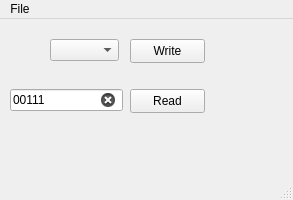
<?xml version="1.0" encoding="UTF-8"?>
<ui version="4.0">
 <class>MainWindow</class>
 <widget class="QMainWindow" name="MainWindow">
  <property name="geometry">
   <rect>
    <x>0</x>
    <y>0</y>
    <width>293</width>
    <height>200</height>
   </rect>
  </property>
  <property name="windowTitle">
   <string>MainWindow</string>
  </property>
  <widget class="QWidget" name="centralwidget">
   <widget class="QComboBox" name="comboBoxCOM">
    <property name="geometry">
     <rect>
      <x>50</x>
      <y>20</y>
      <width>69</width>
      <height>22</height>
     </rect>
    </property>
   </widget>
   <widget class="QPushButton" name="pushButtonWrite">
    <property name="geometry">
     <rect>
      <x>130</x>
      <y>20</y>
      <width>75</width>
      <height>24</height>
     </rect>
    </property>
    <property name="text">
     <string>Write</string>
    </property>
   </widget>
   <widget class="QPushButton" name="pushButtonRead">
    <property name="geometry">
     <rect>
      <x>130</x>
      <y>70</y>
      <width>75</width>
      <height>24</height>
     </rect>
    </property>
    <property name="text">
     <string>Read</string>
    </property>
   </widget>
   <widget class="QLineEdit" name="lineEditRegister">
    <property name="geometry">
     <rect>
      <x>10</x>
      <y>70</y>
      <width>113</width>
      <height>22</height>
     </rect>
    </property>
    <property name="text">
     <string>00111</string>
    </property>
    <property name="maxLength">
     <number>5</number>
    </property>
    <property name="clearButtonEnabled">
     <bool>true</bool>
    </property>
   </widget>
  </widget>
  <widget class="QMenuBar" name="menuBar">
   <property name="geometry">
    <rect>
     <x>0</x>
     <y>0</y>
     <width>293</width>
     <height>22</height>
    </rect>
   </property>
   <widget class="QMenu" name="menuFile">
    <property name="title">
     <string>File</string>
    </property>
    <addaction name="openFile"/>
   </widget>
   <addaction name="menuFile"/>
  </widget>
  <widget class="QStatusBar" name="statusBar"/>
  <action name="openFile">
   <property name="text">
    <string>Open</string>
   </property>
  </action>
 </widget>
 <resources/>
 <connections/>
</ui>
